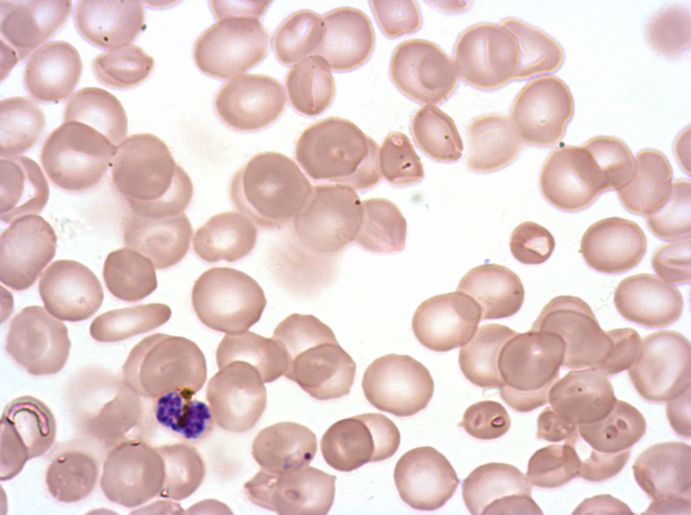
#> input picture malaria_data/dataset_2/test/img/Trip 017 Day 1 19-10-05 Image 14 add_4.png, 1382 x 1030 px, found by its file name (shown at 1/2 size); its folder holds only this picture in this run
$ jupyter execute --allow-errors MalariaDiagnosisAssistance.ipynb
#> lines starting #> are read from the running program, lines starting #| are printed output that depends on the picture; after the words box and inside, x2 and y2 are one past the last pixel; in counts of white or black regions, pixels touching at a corner belong together
[cell 1]
# remove this cell if there is no GPU
import os
os.environ["CUDA_DEVICE_ORDER"]="PCI_BUS_ID"   #
os.environ["CUDA_VISIBLE_DEVICES"]="2"

[cell 2]
##################### Parasite Segmentation: binary mask generation #################
import tensorflow as tf
import segmentation_models as sm
import os
import cv2
import numpy as np
from tqdm import tqdm
sm.set_framework('tf.keras')
#> (this line was passed over: segmentation_models is not available in this run)

#> (the rest of this cell did not finish here and is left out)

[cell 3]
############# Binary mask resize to original image size ###################
import cv2
import numpy as np
import os
from tqdm import tqdm


def resize_function(input_directory, output_directory, new_w, new_h):

    original_file_list = os.listdir(input_directory)

    for img_file in tqdm(original_file_list):

        # read gt image in binary format
        full_path = os.path.join(input_directory, img_file)
        mask= cv2.imread(full_path, 0) # 0 for grayscale flag
        (thresh, mask) = cv2.threshold(mask, 127, 255, cv2.THRESH_BINARY)

        #resize
        dsize = (new_w,new_h)
        # resize image
        mask = cv2.resize(mask, dsize)
        (thresh, mask) = cv2.threshold(mask, 127, 255, cv2.THRESH_BINARY)

        # copy and paste original image
        full_path = os.path.join(output_directory, img_file)
        cv2.imwrite(full_path, mask)


input_directory = "E:/malaria_data/dataset_2/test/predict"
output_directory= "E:/malaria_data/dataset_2/test/predict"

#dataset1
#new_w = 2592
#new_h = 1944

#dataset2
new_w = 1382
new_h = 1030

#> (the rest of this cell did not finish here and is left out)


[cell 4]
##### Parasite contours delineation on original image, number of parasites is saved within the name of the image ###########
import cv2
import numpy as np
from cv2 import boxPoints
import os
from tqdm import tqdm


def box_fun(gray_img,color_img):
    (cnts, _) = cv2.findContours(gray_img, cv2.RETR_EXTERNAL, cv2.CHAIN_APPROX_SIMPLE)
    c = sorted(cnts, key=cv2.contourArea, reverse=True)
    gray_rgb = cv2.cvtColor(gray_img, cv2.COLOR_BGR2RGB)
    #print("{}{}".format('Detected parasites: ',len(c)))
    for i in range(0,len(c)):
        #use the 2 statement to trace boxes and replace c[i] by box
        #rect = cv2.minAreaRect(c[i])
        #box =  np.int0(boxPoints(rect))
        cv2.drawContours(color_img, [c[i]], -1, (0, 0, 255), 3)

    return len(c), color_img


# images and mask directories
img_directory = 'E:/malaria_data/dataset_2/test/img'
mask_directory = 'E:/malaria_data/dataset_2/test/predict'

# contours output directory
original_bb_directory = 'E:/malaria_data/dataset_2/test/contours'

#gt_file_list = os.listdir(gt_directory)
original_file_list = os.listdir(img_directory)

for original_file_name in tqdm(original_file_list):

    #mask images reading and binary thresholding
    mask_path = os.path.join(mask_directory, original_file_name)
    mask_img= cv2.imread(mask_path, 0) # 0 for grayscale flag
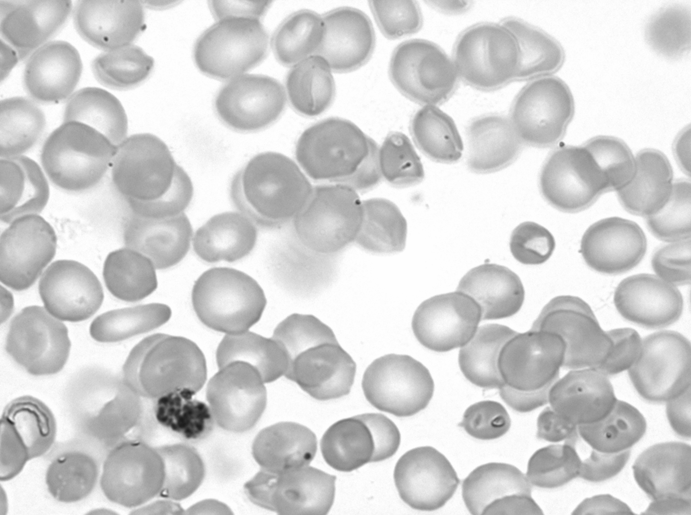
#> mask_img: shape (1030, 1382) (shown at 1/2 size); min 27, max 254, mean 209.6
    (thresh, mask_img) = cv2.threshold(mask_img, 127, 255, cv2.THRESH_BINARY)
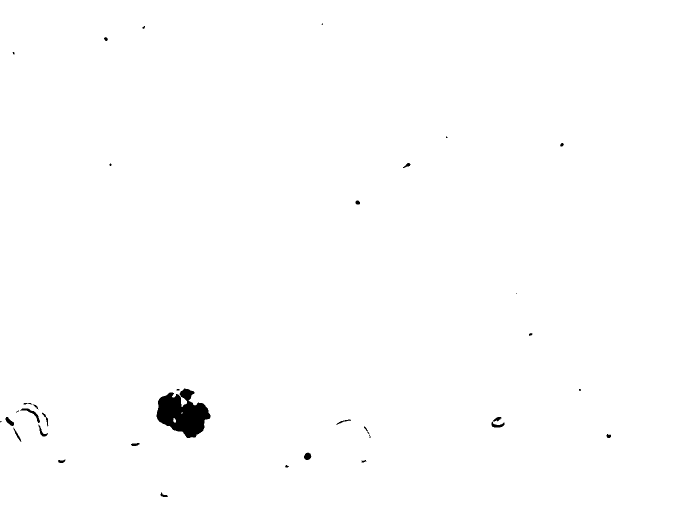
#> mask_img: shape (1030, 1382) (shown at 1/2 size); 99.4% white; 35 black regions (12 under 20 px)

    #original image reading
    original_path = os.path.join(img_directory, original_file_name)
    original_img= cv2.imread(original_path)
#> original_img is the input picture: shape (1030, 1382, 3); mean B, G, R 201.6, 203.7, 225.9

    #parasite counting for each image and contour tracing
    parasite_count, original_img_bound = box_fun(mask_img,original_img)
#> in box_fun, `(cnts, _) = cv2.findContours(gray_img, cv2.RETR_EXTERNAL, cv2.CHAIN_AP..`: cnts = 1 contour; box (x1, y1, x2, y2) and area: (0, 0, 1382, 1030) 1421040
#> in box_fun, `c = sorted(cnts, key=cv2.contourArea, reverse=True)`: c has the same summary as cnts
#> in box_fun, `gray_rgb = cv2.cvtColor(gray_img, cv2.COLOR_BGR2RGB)`: gray_rgb: shape (1030, 1382, 3); 99.4% white; 35 black regions (12 under 20 px)
#> the loop in box_fun, `for i in range(0,len(c)):` made 1 pass
#> parasite_count = 1

    #save original img with boxes
    new_name = original_file_name.split(".png", 1)
    new_name = os.path.join(original_bb_directory, new_name[0]+"_"+str(parasite_count)+"_parasites.png")
    cv2.imwrite(new_name, original_img_bound)

[cell 5]
 ###### Crop the largest parasite from each image and save it. Requires orginal image and associated binary mask ##########
import cv2
import os
import numpy as np
from cv2 import boxPoints

def savecrop(original_img, original_file_name, output_directory, x,y,w,h, window_h, window_w):

    extension=".png"
    max_h= window_h # should be 224
    max_w= window_w # should be 224
    delta_h=max_h-h
    delta_w=max_w-w

    #position center
    a=y-(delta_h // 2)
    b=y-(delta_h // 2)+max_h
    e=x-(delta_w // 2)
    f=x-(delta_w // 2)+max_w
    if a>=0 and b<=original_img.shape[0] and e>=0 and f<=original_img.shape[1]:

        new_img2=original_img[a:b,e:f]#img
        #writes the new file in the Crops folder
        new_name = original_file_name.split(extension, 1)[0]
        full_path_file_name = os.path.join(output_directory, new_name +".png")
        cv2.imwrite(full_path_file_name, new_img2)
        return


    #position 4 middle left
    a=y-(delta_h // 2)
    b=a+max_h
    e=x
    f=e+max_w
    if a>=0 and b<=original_img.shape[0] and f<=original_img.shape[1]:

        new_img2=original_img[a:b,e:f]#img
        #writes the new file in the Crops folder
        new_name = original_file_name.split(extension, 1)[0]
        full_path_file_name = os.path.join(output_directory, new_name +".png")
        cv2.imwrite(full_path_file_name, new_img2)
        return

    #position 6 middle right
    a=y-(delta_h // 2)
    b=a+max_h
    e=x-delta_w
    f=e+max_w
    if a>=0 and b<=original_img.shape[0] and e>=0 and f<=original_img.shape[1]:

        new_img2=original_img[a:b,e:f]#img
        #writes the new file in the Crops folder
        new_name = original_file_name.split(extension, 1)[0]
        full_path_file_name = os.path.join(output_directory, new_name +".png")
        cv2.imwrite(full_path_file_name, new_img2)
        return


    #position 2 up center
    a=y
    b=y+max_h
    e=x-(delta_w // 2)
    f=x-(delta_w // 2)+max_w
    if e>=0 and b<=original_img.shape[0] and f<=original_img.shape[1]:

        new_img2=original_img[a:b,e:f]#img
        #writes the new file in the Crops folder
        new_name = original_file_name.split(extension, 1)[0]
        full_path_file_name = os.path.join(output_directory, new_name +".png")
        cv2.imwrite(full_path_file_name, new_img2)
        return

    #position 1 up left
    a=y
    b=y+max_h
    e=x
    f=x+max_w
    if b<=original_img.shape[0] and f<=original_img.shape[1]:

        new_img2=original_img[a:b,e:f]#img
        #writes the new file in the Crops folder
        new_name = original_file_name.split(extension, 1)[0]
        full_path_file_name = os.path.join(output_directory, new_name +".png")
        cv2.imwrite(full_path_file_name, new_img2)
        return

    #position 3 up right
    a=y
    b=y+max_h
    e=x-delta_w
    f=x-delta_w+max_w
    if b<=original_img.shape[0] and e>=0 and f<=original_img.shape[1]:

        new_img2=original_img[a:b,e:f]#img
        #writes the new file in the Crops folder
        new_name = original_file_name.split(extension, 1)[0]
        full_path_file_name = os.path.join(output_directory, new_name +".png")
        cv2.imwrite(full_path_file_name, new_img2)
        return

    #position 8 down center
    a=y-delta_h
    b=a+max_h
    e=x-(delta_w // 2)
    f=e+max_w
    if a>=0 and b<=original_img.shape[0] and e>=0 and f<=original_img.shape[1]:

        new_img2=original_img[a:b,e:f]#img
        #writes the new file in the Crops folder
        new_name = original_file_name.split(extension, 1)[0]
        full_path_file_name = os.path.join(output_directory, new_name +".png")
        cv2.imwrite(full_path_file_name, new_img2)
        return

    #position 7 down left
    a=y-delta_h
    b=a+max_h
    e=x
    f=e+max_w
    if a>=0 and b<=original_img.shape[0] and f<=original_img.shape[1]:

        new_img2=original_img[a:b,e:f]#img
        #writes the new file in the Crops folder
        new_name = original_file_name.split(extension, 1)[0]
        full_path_file_name = os.path.join(output_directory, new_name +".png")
        cv2.imwrite(full_path_file_name, new_img2)
        return

    #position 9 down right
    a=y-delta_h
    b=a+max_h
    e=x-delta_w
    f=e+max_w
    if a>=0 and b<=original_img.shape[0] and e>=0 and f<=original_img.shape[1]:

        new_img2=original_img[a:b,e:f]#img
        #writes the new file in the Crops folder
        new_name = original_file_name.split(extension, 1)[0]
        full_path_file_name = os.path.join(output_directory, new_name +".png")
        cv2.imwrite(full_path_file_name, new_img2)


def crop_largest(gray_img,color_img, original_file_name, output_directory):

    (cnts, _) = cv2.findContours(gray_img, cv2.RETR_EXTERNAL, cv2.CHAIN_APPROX_SIMPLE)
    c = sorted(cnts, key=cv2.contourArea, reverse=True)

    gray_rgb = cv2.cvtColor(gray_img, cv2.COLOR_BGR2RGB)
    #print("{}{}".format('Detected parasites: ',len(c)))
    if (len(c)>0):
        max_area = 0
        index_max=-1
        flag = 0
        for i in range(0,len(c)):
            x, y, w, h = cv2.boundingRect(c[i])
            if((w*h > max_area)): #50176 and (w*h <= 50176)
                index_max = i
                max_area = w*h
                flag = 1

        if(flag == 1):
            x,y,w,h = cv2.boundingRect(c[index_max])
            savecrop(color_img, original_file_name, output_directory, x,y,w,h, 224, 224)
    else:
        fn.append(original_file_name)


mask_directory = "E:/malaria_data/dataset_2/test/predict"
original_directory = "E:/malaria_data/dataset_2/test/img"
output = "E:/malaria_data/dataset_2/test/crops"

extension = ".png"
#gt_file_list = os.listdir(gt_directory)
original_file_list = os.listdir(original_directory)
fn=[]
for original_file_name in tqdm(original_file_list):

    #mask images reading and binary thresholding
    prefix_name = original_file_name.split(extension, 1)
    mask_file_name = prefix_name[0] +extension

    mask_path = os.path.join(mask_directory, mask_file_name)
    mask_img= cv2.imread(mask_path, 0) # 0 for grayscale flag
    #gt_img=cv2.cvtColor(gt_img, cv2.COLOR_BGR2GRAY)
    (thresh, mask_img) = cv2.threshold(mask_img, 127, 255, cv2.THRESH_BINARY)

    #original image reading
    original_path = os.path.join(original_directory, original_file_name)
    original_img= cv2.imread(original_path)

    #crop largest parasite if it exists
    crop_largest(mask_img,original_img,original_file_name, output)
#> in crop_largest, `c = sorted(cnts, key=cv2.contourArea, reverse=True)`: c has the same summary as cnts in box_fun
#> the loop in crop_largest, `for i in range(0,len(c)):` made 1 pass
#> (x, y, w, h, index_max, max_area, flag) on pass 1: (0, 0, 1382, 1030, 0, 1423460, 1)
#> after the loop in crop_largest, `for i in range(0,len(c)):`: index_max = 0; max_area = 1423460
#> in savecrop, `delta_h=max_h-h`: delta_h = -806
#> in savecrop, `delta_w=max_w-w`: delta_w = -1158
#> in savecrop, `a=y-(delta_h // 2)`: a = 403
#> in savecrop, `b=y-(delta_h // 2)+max_h`: b = 627
#> in savecrop, `e=x-(delta_w // 2)`: e = 579
#> in savecrop, `f=x-(delta_w // 2)+max_w`: f = 803
#> in savecrop, `new_img2=original_img[a:b,e:f]#img`:
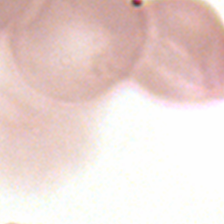
#> new_img2: shape (224, 224, 3); mean B, G, R 211.5, 215.6, 235.3

print("List of images without parasites: %s" % fn)

$ run again, on malaria_data/dataset_2/test/img/Trip 017 Day 1 19-10-05 Image 16 add_2.png
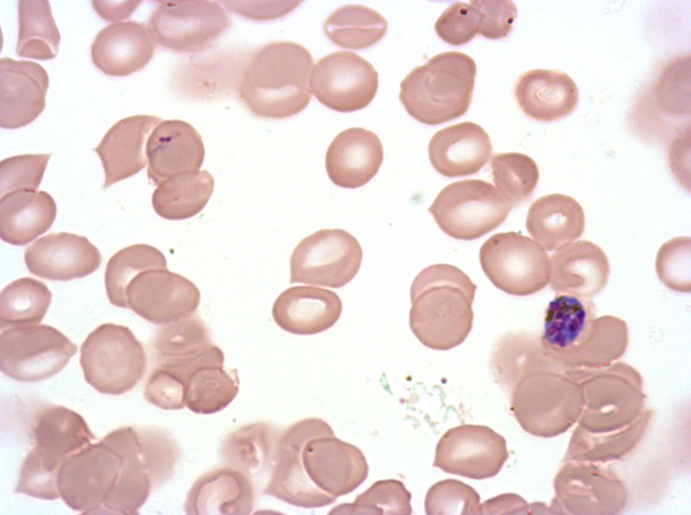
#> input picture malaria_data/dataset_2/test/img/Trip 017 Day 1 19-10-05 Image 16 add_2.png, 1382 x 1030 px, found by its file name (shown at 1/2 size)
#> `(thresh, mask_img) = cv2.threshold(mask_img, 127, 255, cv2.THRESH_BINA..`:
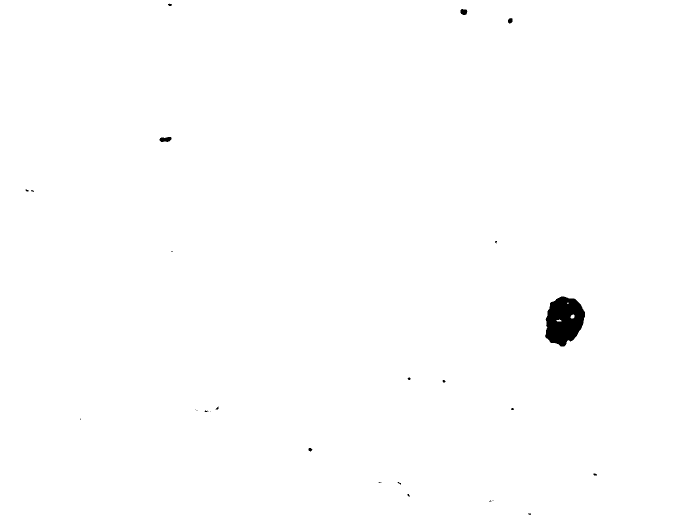
#> mask_img: shape (1030, 1382) (shown at 1/2 size); 99.5% white; 26 black regions (16 under 20 px)
#> original_img is the input picture: shape (1030, 1382, 3); mean B, G, R 211.7, 213.7, 231.4
#> in box_fun, `(cnts, _) = cv2.findContours(gray_img, cv2.RETR_EXTERNAL, cv2.CHAIN_AP..`: cnts = 1 contour; box (x1, y1, x2, y2) and area: (0, 0, 1382, 1030) 1421032
#> in box_fun, `c = sorted(cnts, key=cv2.contourArea, reverse=True)`: c has the same summary as cnts
#> gray_rgb: shape (1030, 1382, 3); 99.5% white; 26 black regions (16 under 20 px)
#> the loop in box_fun, `for i in range(0,len(c)):` made 1 pass
#> parasite_count = 1
#> in crop_largest, `c = sorted(cnts, key=cv2.contourArea, reverse=True)`: c has the same summary as cnts in box_fun
#> the loop in crop_largest, `for i in range(0,len(c)):` made 1 pass
#> (x, y, w, h, index_max, max_area, flag) on pass 1: (0, 0, 1382, 1030, 0, 1423460, 1)
#> after the loop in crop_largest, `for i in range(0,len(c)):`: index_max = 0; max_area = 1423460
#> delta_h = -806
#> delta_w = -1158
#> a = 403
#> b = 627
#> e = 579
#> f = 803
#> in savecrop, `new_img2=original_img[a:b,e:f]#img`:
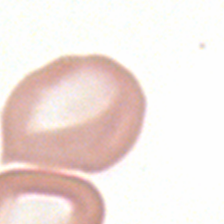
#> new_img2: shape (224, 224, 3); mean B, G, R 224.6, 228.8, 241.9

$ run again, on malaria_data/dataset_2/test/img/Trip 017 Day 1 19-10-05 Image 17 add_11.png
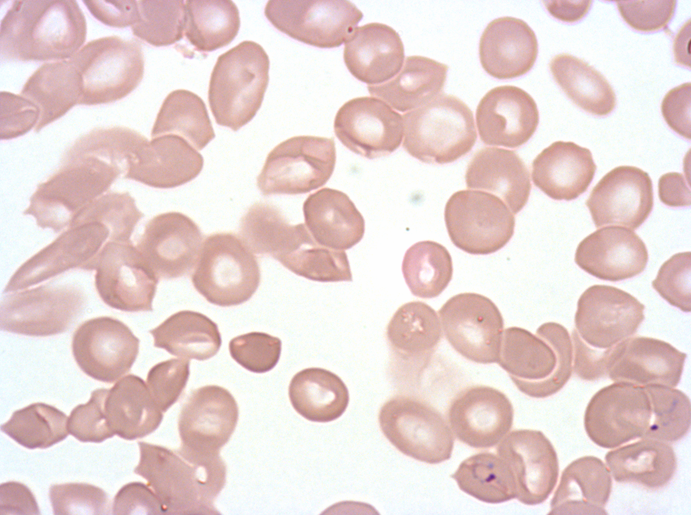
#> input picture malaria_data/dataset_2/test/img/Trip 017 Day 1 19-10-05 Image 17 add_11.png, 1382 x 1030 px, found by its file name (shown at 1/2 size)
#> `(thresh, mask_img) = cv2.threshold(mask_img, 127, 255, cv2.THRESH_BINA..`:
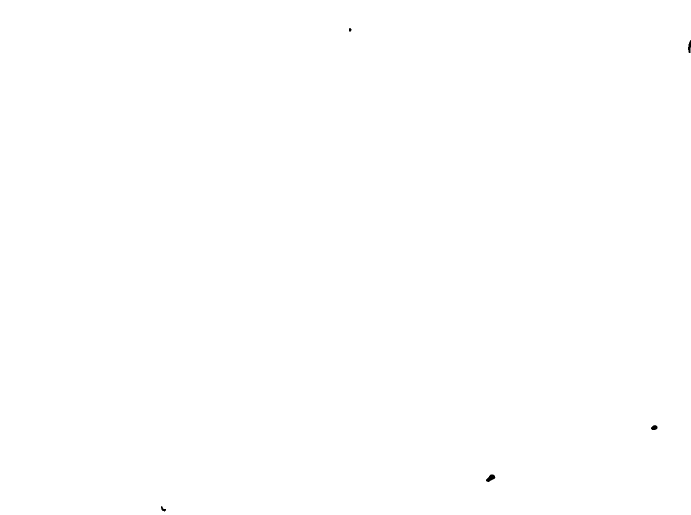
#> mask_img: shape (1030, 1382) (shown at 1/2 size); 100% white; 5 black regions
#> original_img is the input picture: shape (1030, 1382, 3); mean B, G, R 210.4, 211.7, 230.6
#> in box_fun, `(cnts, _) = cv2.findContours(gray_img, cv2.RETR_EXTERNAL, cv2.CHAIN_AP..`: cnts = 1 contour; box (x1, y1, x2, y2) and area: (0, 0, 1382, 1030) 1420930
#> in box_fun, `c = sorted(cnts, key=cv2.contourArea, reverse=True)`: c has the same summary as cnts
#> gray_rgb: shape (1030, 1382, 3); 100% white; 5 black regions
#> the loop in box_fun, `for i in range(0,len(c)):` made 1 pass
#> parasite_count = 1
#> in crop_largest, `c = sorted(cnts, key=cv2.contourArea, reverse=True)`: c has the same summary as cnts in box_fun
#> the loop in crop_largest, `for i in range(0,len(c)):` made 1 pass
#> (x, y, w, h, index_max, max_area, flag) on pass 1: (0, 0, 1382, 1030, 0, 1423460, 1)
#> after the loop in crop_largest, `for i in range(0,len(c)):`: index_max = 0; max_area = 1423460
#> delta_h = -806
#> delta_w = -1158
#> a = 403
#> b = 627
#> e = 579
#> f = 803
#> in savecrop, `new_img2=original_img[a:b,e:f]#img`:
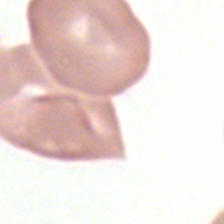
#> new_img2: shape (224, 224, 3); mean B, G, R 218.8, 222.1, 237.8

$ run again, on malaria_data/dataset_2/test/img/Trip 017 Day 1 19-10-05 Image 14 add_7.png
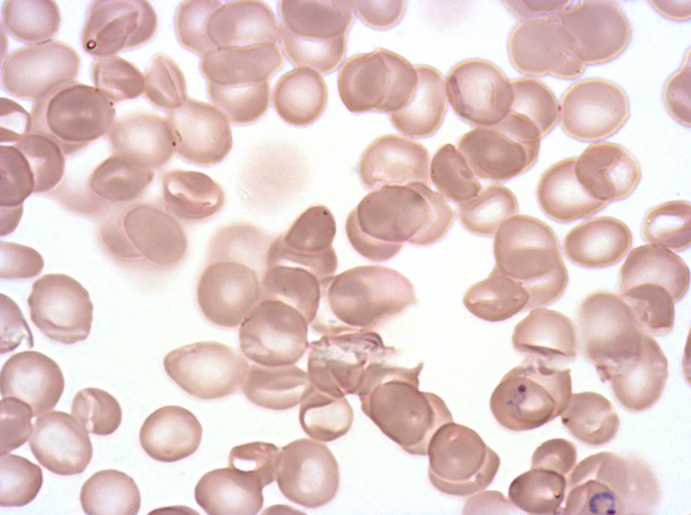
#> input picture malaria_data/dataset_2/test/img/Trip 017 Day 1 19-10-05 Image 14 add_7.png, 1382 x 1030 px, found by its file name (shown at 1/2 size)
#> `(thresh, mask_img) = cv2.threshold(mask_img, 127, 255, cv2.THRESH_BINA..`:
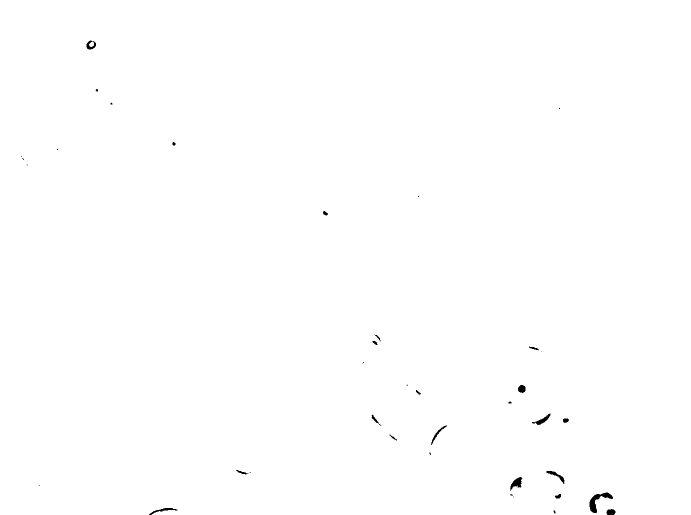
#> mask_img: shape (1030, 1382) (shown at 1/2 size); 99.8% white; 39 black regions (18 under 20 px)
#> original_img is the input picture: shape (1030, 1382, 3); mean B, G, R 199.6, 202.3, 225.1
#> in box_fun, `(cnts, _) = cv2.findContours(gray_img, cv2.RETR_EXTERNAL, cv2.CHAIN_AP..`: cnts = 1 contour; box (x1, y1, x2, y2) and area: (0, 0, 1382, 1030) 1420600
#> in box_fun, `c = sorted(cnts, key=cv2.contourArea, reverse=True)`: c has the same summary as cnts
#> gray_rgb: shape (1030, 1382, 3); 99.8% white; 39 black regions (18 under 20 px)
#> the loop in box_fun, `for i in range(0,len(c)):` made 1 pass
#> parasite_count = 1
#> in crop_largest, `c = sorted(cnts, key=cv2.contourArea, reverse=True)`: c has the same summary as cnts in box_fun
#> the loop in crop_largest, `for i in range(0,len(c)):` made 1 pass
#> (x, y, w, h, index_max, max_area, flag) on pass 1: (0, 0, 1382, 1030, 0, 1423460, 1)
#> after the loop in crop_largest, `for i in range(0,len(c)):`: index_max = 0; max_area = 1423460
#> delta_h = -806
#> delta_w = -1158
#> a = 403
#> b = 627
#> e = 579
#> f = 803
#> in savecrop, `new_img2=original_img[a:b,e:f]#img`:
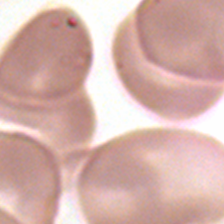
#> new_img2: shape (224, 224, 3); mean B, G, R 171.1, 177.4, 212.9
